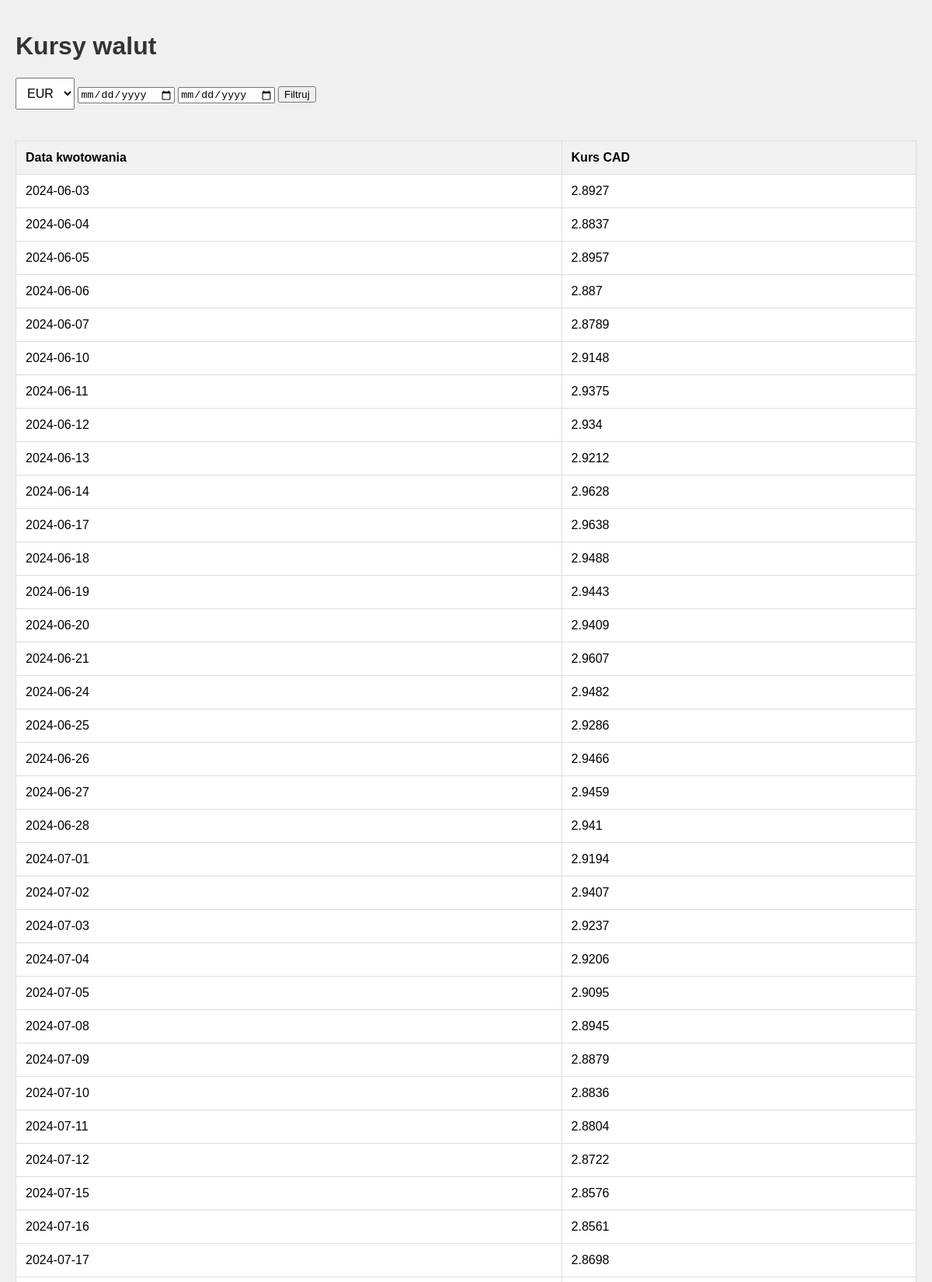
Page /kurs/CAD (upper part) on the committed database.
### tables this page shows
CREATE TABLE waluty (
    data VARCHAR(12),
    waluta VARCHAR(4),
    kurs FLOAT
);

### viewer.py (the view, shortened to what this page needs)
@app.route("/kurs/<waluta>")
def kurs(waluta):
    sql_query = f"""
    select
        data,
        kurs
    from waluty
    where
        waluta='{waluta.upper()}'
    order by data;"""
    db_conn = connect_db(config)
    res = db_conn.execute(text("select distinct waluta from waluty;"))
    waluty = [r[0] for r in res]
    res = db_conn.execute(text(sql_query))
    wyniki = [{"data": r[0], "kurs": r[1]} for r in res]
    db_conn.close()
    return render_template("kurs.html", waluta=waluta, waluty=waluty, kwotowania=wyniki)

### utils/db.py (called while the page is built)
def generate_connection_string_sqlite(db_config):
    return f"sqlite:///{db_config['db_file']}"

def get_connect_to_db(conn_string):
    db_engine = sa.create_engine(conn_string)
    db_conn = db_engine.connect()
    return db_conn

def connect_db(config):
    if config["db_type"] == "postgresql":
        conn_string = generate_connection_string_postgresql(config)
    elif config["db_type"] == "sqlite":
        conn_string = generate_connection_string_sqlite(config)
    else:
        print("Nie umiem zbudować connection stringa")
        return None
    db_conn = get_connect_to_db(conn_string)
    return db_conn

### templates/kurs.html (shortened to what this page needs)
<!DOCTYPE html>
<html lang="pl">
<head>
</head>
<body>
    <h1>Kursy walut</h1>
    <form id="filterForm">
        <select id="waluta" name="waluta">
            {% for w in waluty %}
            <option value="{{ w }}">{{ w }}</option>
            {% endfor %}
        </select>
        <input type="date" id="dataOd" name="dataOd">
        <input type="date" id="dataDo" name="dataDo">
        <button type="button" onclick="zmienWalute()">Filtruj</button>
    </form>
    <table>
        <thead>
            <tr>
                <th>Data kwotowania</th>
                <th>Kurs {{ waluta }}</th>
            </tr>
        </thead>
        <tbody>
            {% for kwotowanie in kwotowania %}
            <tr>
                <td>{{ kwotowanie.data }}</td>
                <td>{{ kwotowanie.kurs }}</td>
            </tr>
            {% endfor %}
        </tbody>
    </table>
</body>
</html>

### templates/kurs.html (style rules this page uses)
body { font-family: Arial, sans-serif; margin: 0; padding: 20px; background-color: #f0f0f0; }
h1 { color: #333; }
table { width: 100%; border-collapse: collapse; margin-top: 20px; background-color: white; }
th, td { border: 1px solid #ddd; padding: 12px; text-align: left; }
th { background-color: #f2f2f2; }
select { padding: 10px; font-size: 16px; margin-bottom: 20px; }

### rows in the picture
waluty: data "2024-06-03", kurs "2.8927"
waluty: data "2024-06-04", kurs "2.8837"
waluty: data "2024-06-05", kurs "2.8957"
waluty: data "2024-06-06", kurs "2.887"
waluty: data "2024-06-07", kurs "2.8789"
waluty: data "2024-06-10", kurs "2.9148"
waluty: data "2024-06-11", kurs "2.9375"
waluty: data "2024-06-12", kurs "2.934"
waluty: data "2024-06-13", kurs "2.9212"
waluty: data "2024-06-14", kurs "2.9628"
waluty: data "2024-06-17", kurs "2.9638"
waluty: data "2024-06-18", kurs "2.9488"
waluty: data "2024-06-19", kurs "2.9443"
waluty: data "2024-06-20", kurs "2.9409"
waluty: data "2024-06-21", kurs "2.9607"
waluty: data "2024-06-24", kurs "2.9482"
waluty: data "2024-06-25", kurs "2.9286"
waluty: data "2024-06-26", kurs "2.9466"
waluty: data "2024-06-27", kurs "2.9459"
waluty: data "2024-06-28", kurs "2.941"
waluty: data "2024-07-01", kurs "2.9194"
waluty: data "2024-07-02", kurs "2.9407"
waluty: data "2024-07-03", kurs "2.9237"
waluty: data "2024-07-04", kurs "2.9206"
waluty: data "2024-07-05", kurs "2.9095"
waluty: data "2024-07-08", kurs "2.8945"
waluty: data "2024-07-09", kurs "2.8879"
waluty: data "2024-07-10", kurs "2.8836"
waluty: data "2024-07-11", kurs "2.8804"
waluty: data "2024-07-12", kurs "2.8722"
waluty: data "2024-07-15", kurs "2.8576"
waluty: data "2024-07-16", kurs "2.8561"
waluty: data "2024-07-17", kurs "2.8698"

### other values in the picture
{{ waluta }} "CAD"
form field waluta "EUR"
